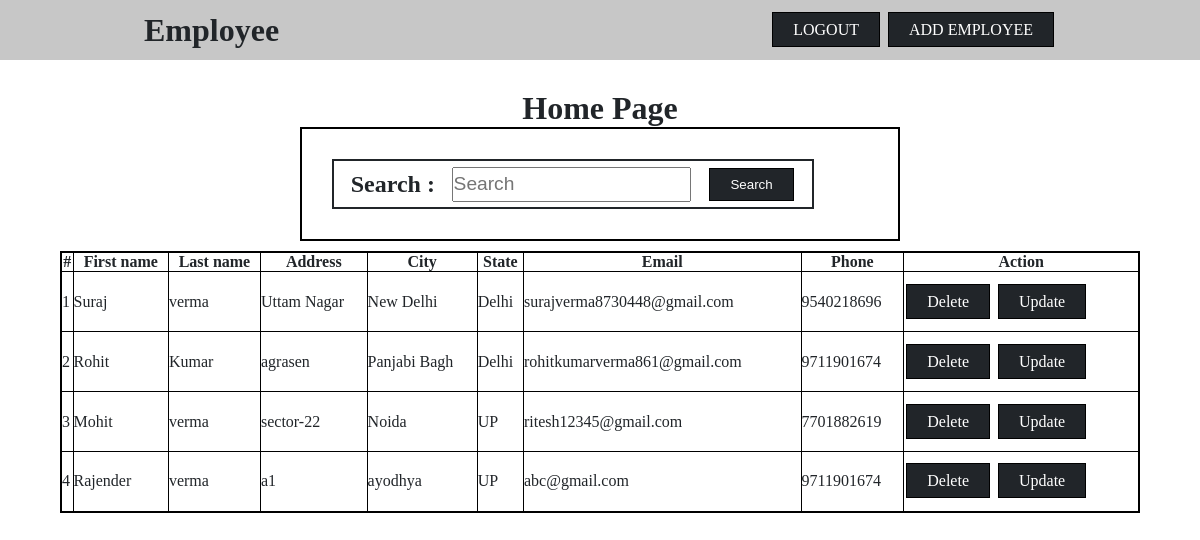
The app's page / (signed in) with its own data.
### website/models.py (models this page shows, shortened)
class Employee(models.Model):
    user = models.ForeignKey(User, on_delete=models.SET_NULL, null=True, blank=True)
    first_name = models.CharField(max_length=100)
    last_name = models.CharField(max_length=100)
    address = models.TextField()
    city = models.TextField()
    state = models.TextField()
    email = models.EmailField()
    phone = models.IntegerField()

### website/views.py (the view)
# urls.py: path('', home_page, name="home_page"),
@login_required(login_url="/login/")
def home_page(request):
    emps = Employee.objects.all()
    if request.GET.get('search'):
        emps = emps.filter(Q(first_name__icontains = request.GET.get('search')) |Q(last_name__icontains = request.GET.get('search')) |Q(state__icontains = request.GET.get('search')))
    return render(request, 'home.html', {'emp':emps})

### templates/home.html (shortened to what this page needs)
{% extends 'main.html' %}
{% block content %}
<h1>Home Page</h1>
<form >
    <div class="search">
        <label for="search">Search : </label>
        <input type="text" name="search" id="search" placeholder="Search">
        <button type="submit" class="button">Search</button>
    </div>
</form>
<table style="border: 2px solid black;width: 90%;margin-top: 10px; border-collapse: collapse;" border="collapse">
    <thead>
        <tr>
            <th>#</th>
            <th>First name</th>
            <th>Last name</th>
            <th>Address</th>
            <th>City</th>
            <th>State</th>
            <th>Email</th>
            <th>Phone</th>
            <th>Action</th>
        </tr>
    </thead>
    <tbody>
       {% for e in emp %}
        <tr style="height: 60px;">
            <td>{{forloop.counter}}</td>
            <td>{{e.first_name}}</td>
            <td>{{e.last_name}}</td>
            <td>{{e.address}}</td>
            <td>{{e.city}}</td>
            <td>{{e.state}}</td>
            <td>{{e.email}}</td>
            <td>{{e.phone}}</td>
            <td>
                <a href="/delete/{{e.id}}/" class="button">Delete</a>
                <a href="/update/{{e.id}}/" class="button">Update</a>
            </td>
        </tr>
        {% endfor %}
    </tbody>
</table>
{% endblock %}

### templates/main.html (shortened to what this page needs)
<!DOCTYPE html>
<html lang="en">
<head>
</head>
<body>
    <div class="nav">
        <h1><a href="/" style="text-decoration: none;">Employee</a></h1>
        <div>
        {% if request.user.is_authenticated %}
          <a href="/logout/" class="button">LOGOUT</a>
          <a href="/register/" class="button">ADD EMPLOYEE</a>
        {% else %}
          <a href="/login/" class="button">LOGIN</a>
        {% endif %}
        </div>
    </div>
    {% block content %}
    {% endblock %}
</body>
</html>

### templates/main.html (style rules this page uses)
* { color: #212529; margin: 0; padding: 0; box-sizing: border-box; }
body { display: flex; flex-direction: column; align-items: center; }
.nav { width: 100%; height: 60px; display: flex; padding: 0 12%; margin-bottom: 30px; align-items: center; justify-content: space-between; background-color: rgb(199, 199, 199); }
.button { color: white; margin: 2px; padding: 8px 20px; border: 1px solid black; background-color: #212529; text-decoration: none; }
form { font-weight: bold; width: 600px; padding: 30px; border: 2px solid black; }
form input { width: 100%; height: 30px; margin: 10px 0; }
.search { width: 90%; height: 50px; display: flex; align-items: center; justify-content: space-evenly; font-size: 1.5rem; font-weight: bold; border: 2px solid #212529; }
.search input { width: 50%; height: 35px; font-size: 1.2rem; }

### records on screen
Employee: first_name "Suraj", last_name "verma", address "Uttam Nagar", city "New Delhi", state "Delhi", email "surajverma8730448@gmail.com", phone "9540218696"
Employee: first_name "Rohit", last_name "Kumar", address "agrasen", city "Panjabi Bagh", state "Delhi", email "rohitkumarverma861@gmail.com", phone "9711901674"
Employee: first_name "Mohit", last_name "verma", address "sector-22", city "Noida", state "UP", email "ritesh12345@gmail.com", phone "7701882619"
Employee: first_name "Rajender", last_name "verma", address "a1", city "ayodhya", state "UP", email "abc@gmail.com", phone "9711901674"
